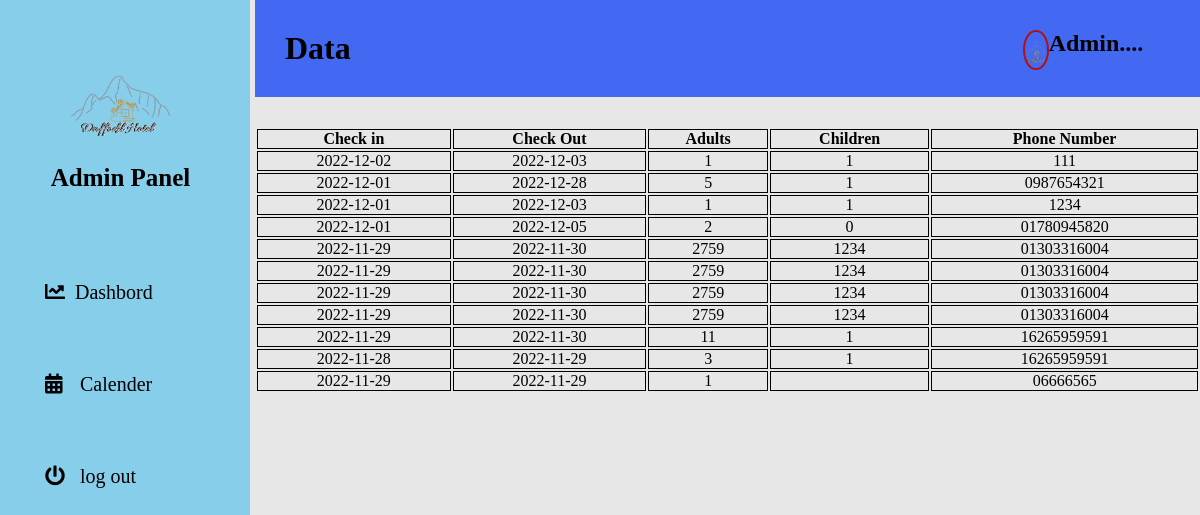
The page /admin-dashbord/hotel-dashbord.php on the database its author committed.
### tables this page shows
CREATE TABLE `booking` (
  `id` int(50) NOT NULL,
  `check_in` text NOT NULL,
  `check_out` text NOT NULL,
  `Adults` int(20) NOT NULL,
  `children` int(20) DEFAULT NULL,
  `phone` varchar(20) NOT NULL
);

### admin-dashbord/hotel-dashbord.php (the view, shortened to what this page needs)
<?php
$host = "127.0.0.1";
$userName = "root";
$userPass = "";
$database = "hoteldb";
$connectQuery = mysqli_connect($host,$userName,$userPass,$database);
if(mysqli_connect_errno()){
    echo mysqli_connect_error();
    exit();
}else{
    $selectQuery = "SELECT * FROM `booking` ORDER BY `id` DESC";
    $result = mysqli_query($connectQuery,$selectQuery);
}
?>
<!DOCTYPE html>
<html lang="en">
  <head>
    <link
      rel="stylesheet"
      href="https://cdnjs.cloudflare.com/ajax/libs/font-awesome/6.2.0/css/all.min.css"
    />
    <link rel="stylesheet" href="hd-style.css" />
    <link
      rel="stylesheet"
      href="https://fontawesome.com/search?q=facebook&o=r"
    />
    <link
      rel="stylesheet"
      type="text/css"
      href="https://cdnjs.cloudflare.com/ajax/libs/font-awesome/5.15.1/css/all.min.css"
    />
</head>
<body>
    <nav>
        <ul >
          <li>
            <a href="#">
              <div class="logo">
                <img src="image/h-logo.png" /> <br />
                <span class="nav-item"> Admin Panel</span>
              </div>
            </a>
          </li>
          <li>
            <a href="hotel-dashbord.php">
              <i class="fas fa-chart-line"></i>
              <span class="nav-item">Dashbord</span>
            </a>
          </li>
          <li>
            <a href="calender.php">
              <i class="fas fa-calendar-days"></i>
              <span class="nav-item"> Calender </span>
            </a>
          </li>
          <li>
            <a href="logout.php">
                <i class="fas fa-power-off"></i>
                <span class="nav-item"> log out</span>
            </a>
          </li>
        </ul>
      </nav>
      <div class="nav-head">
        <h1>Data</h1>
        <div class="profil-img">
            <img src="image/h-logo.png" alt="">
            <h2>Admin....</h2>
        </div>
      </div>
      <table>
        <tr>
           <th>Check in</th>
           <th>Check Out</th>
           <th>Adults</th>
           <th>Children</th>
           <th>Phone Number</th>
        </tr>
        <?php
          while($row = mysqli_fetch_assoc($result)){?>
        <tr>
            <td> <?php echo $row['check_in']; ?></td>
            <td> <?php echo $row['check_out']; ?></td>
            <td><?php echo $row['Adults']; ?></td>
            <td><?php echo $row['children']; ?></td>
            <td><?php echo $row['phone']; ?></td>
         </tr>
         <?php }?>
      </table>
</body>
</html>

### admin-dashbord/hd-style.css (style rules this page uses)
* { margin: 0; padding: 0; outline: none; border: none; text-decoration: none; box-sizing: border-box; }
body { background: rgb(231, 231, 231); margin-left: 255px; font-family: cursive; }
nav { position: absolute; top: 0; bottom: 0; height: 200%; width: 250px; left: 0; background:skyblue; padding-top: 20px; overflow: hidden; transition: width 0.2s linear; display: flex; }
.logo { text-align: center; transition: all 0.5s ease; padding: 4px 79px 20px 20px;; }
.logo img { width: 105px; height: 100px; border-radius: 50%; padding-bottom: -2px; margin-bottom: 10px; }
.logo span { font-weight: bold; padding: 15px 0px 20px 0px; font-size:25px; }
a { position: relative; color: black; font-size: 20px; display: table; width: 300px; padding-inline: 20px; padding: 25px; }
.fas { position: relative; width: 50px; height: 40px; font-size: 20px; text-align: center; padding: 20px; }
.nav-item { position: relative; }
.nav-head { background: rgb(67, 105, 243); box-sizing: border-box; justify-content: space-between; display: flex; }
.nav-head h1 { text-align: center; padding:30px; }
.nav-head h2 { display: flex; }
.profil-img { display: flex; padding-top: 30px; padding-left: 60%; }
.profil-img img { width:10%; height: 60%; border-radius: 50%; border: rgb(181, 16, 16) solid 2px; margin-left: 30%; }
table { margin-top: 30px; width: 100%; text-align: center; border-collapse:initial; }
th { border: 1px solid black; }
td { border: 1px solid black; }

### rows shown on the page
booking: check_in "2022-12-02", check_out "2022-12-03", Adults "1", children "1", phone "111"
booking: check_in "2022-12-01", check_out "2022-12-28", Adults "5", children "1", phone "0987654321"
booking: check_in "2022-12-01", check_out "2022-12-03", Adults "1", children "1", phone "1234"
booking: check_in "2022-12-01", check_out "2022-12-05", Adults "2", children "0", phone "01780945820"
booking: check_in "2022-11-29", check_out "2022-11-30", Adults "2759", children "1234", phone "01303316004"
booking: check_in "2022-11-29", check_out "2022-11-30", Adults "2759", children "1234", phone "01303316004"
booking: check_in "2022-11-29", check_out "2022-11-30", Adults "2759", children "1234", phone "01303316004"
booking: check_in "2022-11-29", check_out "2022-11-30", Adults "2759", children "1234", phone "01303316004"
booking: check_in "2022-11-29", check_out "2022-11-30", Adults "11", children "1", phone "16265959591"
booking: check_in "2022-11-28", check_out "2022-11-29", Adults "3", children "1", phone "16265959591"
booking: check_in "2022-11-29", check_out "2022-11-29", Adults "1", phone "06666565"
